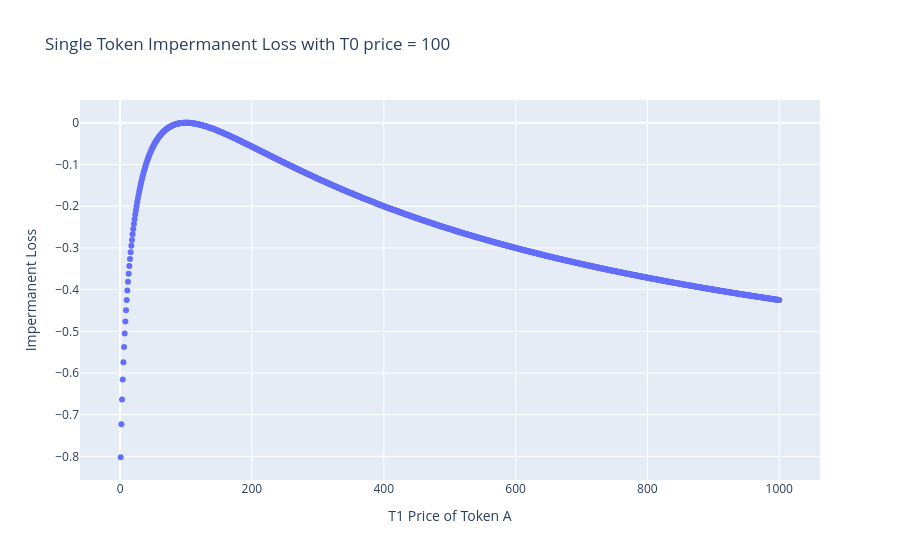

Notebook code for this chart:
### Markdown cell above
## Model - Single Token IL

We model IL on price change for one token in the pair, keeping the other constant.

### Code cell
def portValue(a_units, b_units, a_price, b_price):
    a_value = a_units * a_price
    b_value = b_units * b_price
    port_value = a_value + b_value
    return port_value

def impermanentLoss(a_units_t0, b_units_t0, a_price_t0, b_price_t0, price_pct_change):
    # constant product
    invariant = a_units_t0 * b_units_t0    
    # T1 price
    a_price_t1 = a_price_t0 * (1+price_pct_change)
    b_price_t1 = b_price_t0
    # see appendix/table for derivation
    a_units_t1 = np.sqrt(invariant/(a_price_t1/b_price_t1))
    b_units_t1 = np.sqrt(invariant/(b_price_t1/a_price_t1))
    # portfolio value at t0
    port_pool_t0 = portValue(a_units_t0, b_units_t0, a_price_t0, b_price_t0)
    port_hold_t0 = port_pool_t0
    # portfolio value at t1
    port_pool_t1 = portValue(a_units_t1, b_units_t1, a_price_t1, b_price_t1)
    port_hold_t1 = portValue(a_units_t0, b_units_t0, a_price_t1, b_price_t1)
    # returns
    port_pool_ret = port_pool_t1/port_pool_t0 - 1
    port_hold_ret = port_hold_t1/port_hold_t0 - 1
    # impermanent loss
    il = port_pool_t1/port_hold_t1 - 1
    
    # return a_units_t1, b_units_t1, port_pool_ret, port_hold_ret, il
    return il

il_list_single = []
for price_pct_change in (np.arange(-0.99,9.01,0.01)):
    il_list_single.append(
        impermanentLoss(
            0.1, #a_units_t0 
            10, #b_units_t0 
            100, #a_price_t0 
            1, #b_price_t0 
            price_pct_change
        )
    )


px.scatter(
    # price of Token A
    x=100*(np.arange(-0.99,9.01,0.01))+100, 
    # impermanent loss
    y=il_list_single,
    title=f'Single Token Impermanent Loss with T0 price = 100',
    labels={ 
        "x": "T1 Price of Token A",  
        "y": "Impermanent Loss"
    },
    # width=1400, 
    height=400,
)

### Figure 1 — Plotly figure (JSON) as saved in the notebook; plotly's stock layout.template omitted (floating-point values rounded to 4 significant figures; data arrays with more than 128 entries replaced by an {"elided": "..."} marker saying what was removed)
{"data": [{"hovertemplate": "T1 Price of Token A=%{x}<br>Impermanent Loss=%{y}<extra></extra>", "legendgroup": "", "marker": {"color": "#636efa", "symbol": "circle"}, "mode": "markers", "name": "", "orientation": "v", "showlegend": false, "type": "scatter", "x": {"elided": "1000 float values"}, "xaxis": "x", "y": {"elided": "1000 float values"}, "yaxis": "y"}], "layout": {"autosize": true, "legend": {"tracegroupgap": 0}, "title": {"text": "Single Token Impermanent Loss with T0 price = 100"}, "xaxis": {"anchor": "y", "autorange": true, "domain": [0, 1], "range": [-58.56, 1060.0], "title": {"text": "T1 Price of Token A"}, "type": "linear"}, "yaxis": {"anchor": "x", "autorange": true, "domain": [0, 1], "range": [-0.8641, 0.0621], "title": {"text": "Impermanent Loss"}, "type": "linear"}}}
